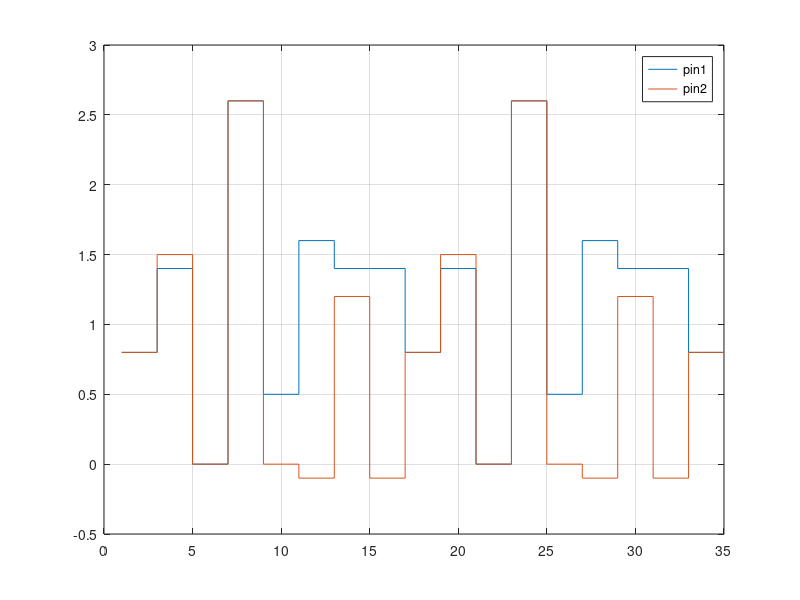
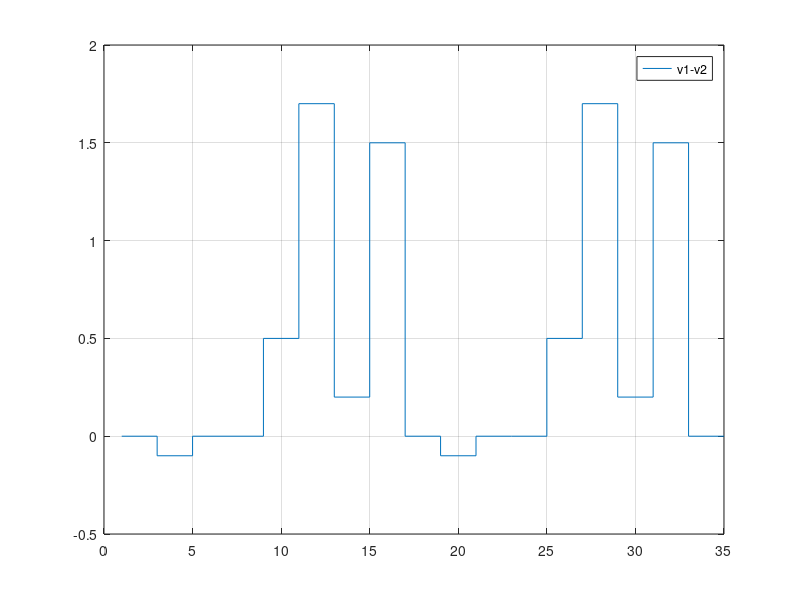

These charts were generated, in order, by the following MATLAB code:
function  measured()

   signals.pin1.v = [ 0.8  1.4  0.0  2.6  0.5   1.6  1.4   1.4 ] ;
   signals.pin2.v = [ 0.8  1.5  0.0  2.6  0.0  -0.1  1.2  -0.1 ] ;

    [x,y1] = Data(signals.pin1.v) ;
    plot(x,y1, ";pin1;") ;
    grid on ; hold on ;
    [x,y2] = Data(signals.pin2.v) ;
    plot(x,y2, ";pin2;") ;
    hold off ;

    figure ;
    plot(x,(y1-y2),";v1-v2;");
    grid on ;
   
end

function [x, y] = Data (v)
    i = 1 ;
    k = 1 ;

    while (i < 34)
      for j = 1 : 2
       if (mod(i,2) == 0)
          x(i) = i+1 ;
       else
          x(i) = i  ;
       endif
       y(i) = v(k) ;
       i = i + 1;
      endfor

      k = k + 1 ;
      if (k > size(v,2))  
        k = 1 ; 
      endif
    endwhile
end
